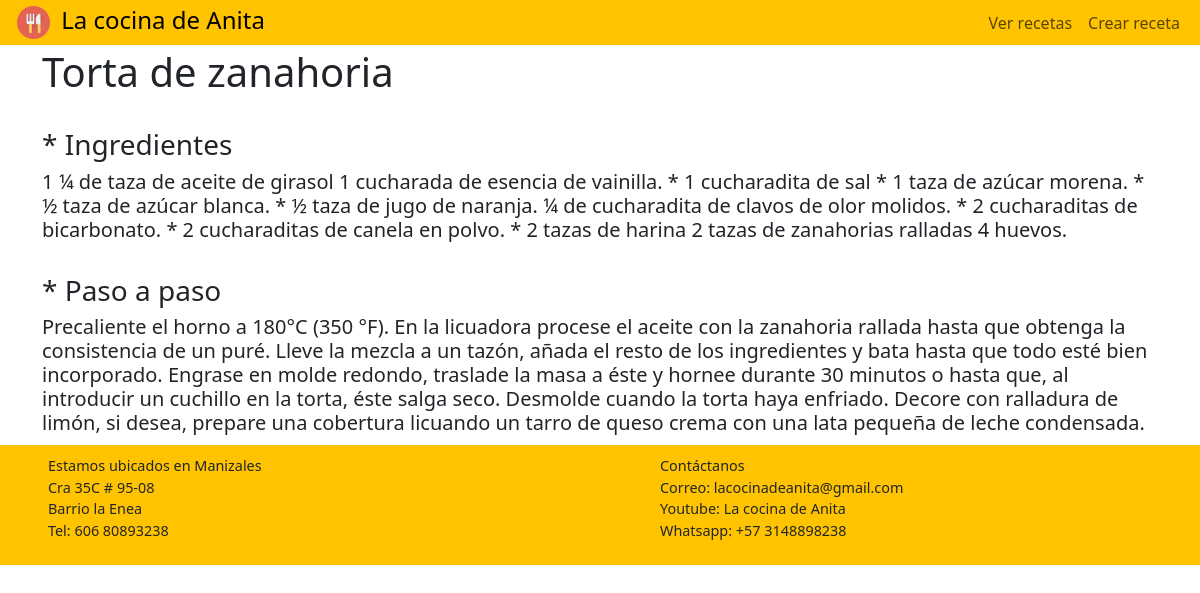
Page /receta_detalle/5 on the committed database.
### miapp/models.py (models this page shows, shortened)
class Receta(models.Model):
    nombre= models.CharField(max_length=200)
    ingredientes= models.TextField()
    descripcion= models.TextField()

### miapp/views.py (the view)
# urls.py: path('receta_detalle/<int:id>', views.recetas_detalle, name= 'recetas_detalle'),
def recetas_detalle(request, id):
    receta= Receta.objects.get(id=id)
    return render(request, 'detalle.html',{
        'receta': receta
    })

### miapp/templates/detalle.html
{% extends 'cabecera.html' %}
{% block content %}
<br>
<br>
<h1>{{receta.nombre}}</h1>
<br>
<h3>* Ingredientes</h3>
<h5>{{receta.ingredientes}}</h5>
<br>
<h3>* Paso a paso</h3>
<h5>{{receta.descripcion}}</h5>
{% endblock %}

### rows in the picture
Receta: nombre "Torta de zanahoria", ingredientes "1 ¼ de taza de aceite de girasol 1 cucharada de esencia de vainilla. * 1 cucharadita de sal * 1 taza de azúcar morena. * ½ taza de azúcar blanca. * ½ taza de jugo de naranja. ¼ de cucharadita de clavos de olor molidos. * 2 cucharaditas de bicarbonato. * 2 cucharaditas de canela en polvo. * 2 tazas de harina 2 tazas de zanahorias ralladas 4 huevos.", descripcion "Precaliente el horno a 180°C (350 °F). En la licuadora procese el aceite con la zanahoria rallada hasta que obtenga la consistencia de un puré. Lleve la mezcla a un tazón, añada el resto de los ingredientes y bata hasta que todo esté bien incorporado. Engrase en molde redondo, traslade la masa a éste y hornee durante 30 minutos o hasta que, al introducir un cuchillo en la torta, éste salga seco. Desmolde cuando la torta haya enfriado. Decore con ralladura de limón, si desea, prepare una cobertura licuando un tarro de queso crema con una lata pequeña de leche condensada."
